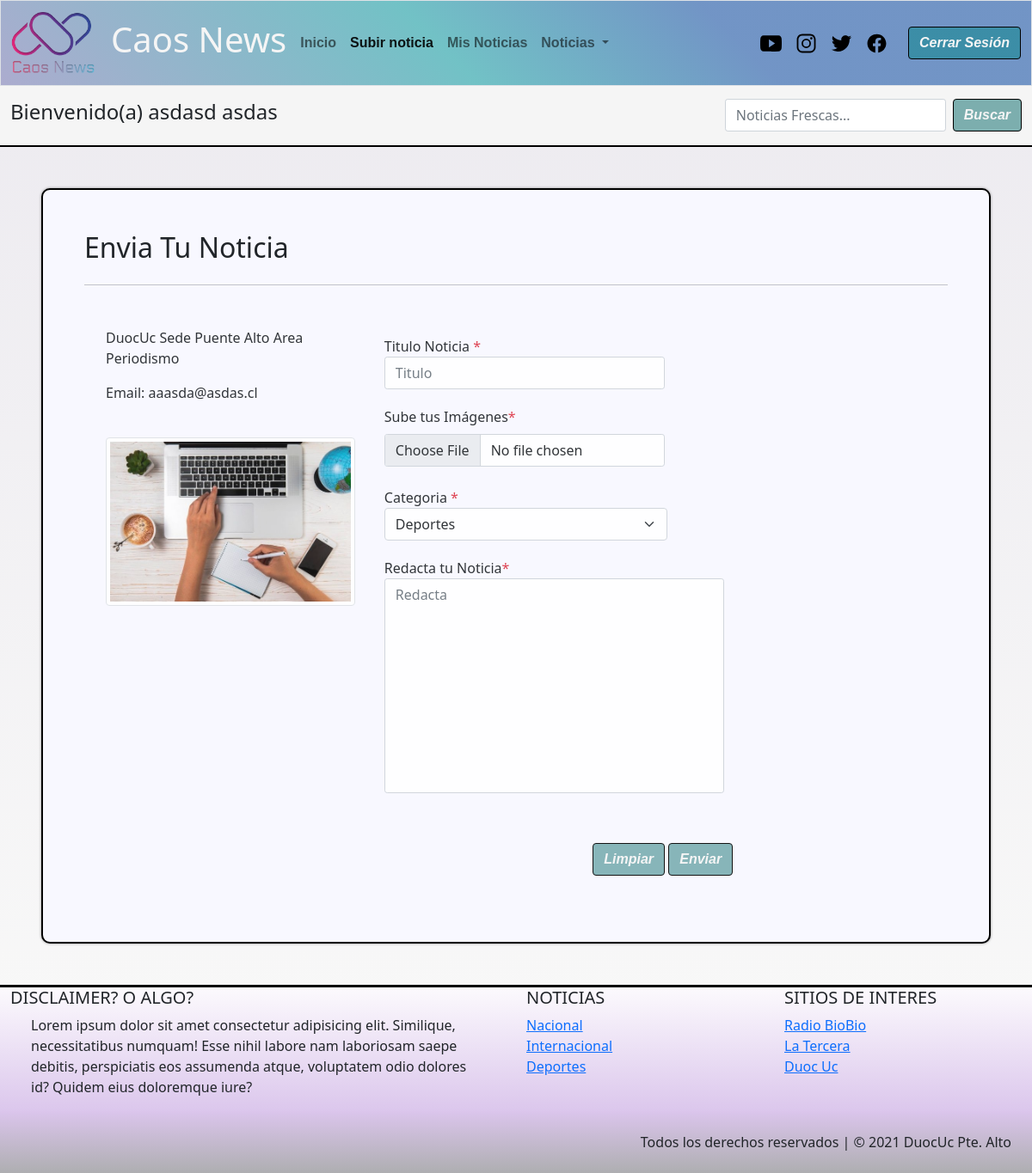
The page /enviar_noticia/ (signed in) on the database its author committed.
### caos_news/models.py (models this page shows, shortened)
class Categoria(models.Model):
    cod_catg = models.IntegerField(primary_key=True)
    nombre_catg = models.CharField(max_length=50)

### caos_news/views.py (the view, shortened to what this page needs)
# urls.py: path('enviar_noticia/',enviar_noti,name='enviar_n'),
@login_required(login_url='/Ingresar/')
def enviar_noti(request):
    mensaje=''
    cate_all = Categoria.objects.all()
    contexto = {"categorias": cate_all,"mensaje":mensaje}
    return render(request,"Agregar_noticia.html",contexto)

### caos_news/templates/Agregar_noticia.html (shortened to what this page needs)
{% extends 'base.html' %}
{% load static %}
{% block link_activos %}
<ul class="navbar-nav me-auto mb-2 mb-lg-0">
    <li class="nav-item">
        <a class="nav-link" aria-current="page" href="{% url 'index'%}">Inicio</a>
    </li>
    {% if user.is_authenticated %}
    <li class="nav-item ">
        <a class="nav-link active" href="{% url 'enviar_n' %}">Subir noticia</a>
    </li>
    <li class="nav-item">
        <a class="nav-link" href="{% url 'mis_notis' %}">Mis Noticias</a>
    </li>
    {% endif %}
    <li class="nav-item dropdown">
        <a class="nav-link dropdown-toggle" href="#" id="navbarDropdown" role="button" data-bs-toggle="dropdown"
            aria-expanded="false">
            Noticias
        </a>
    </li>
    {% endblock link_activos %}
    {% block contenido %}
    <main>
        <nav class="navbar sticky-top" id="barra-busqueda">
            <div class="container-fluid ">
                <span class="navbar-text">
                    {% if user.is_authenticated %}
                    <h4> Bienvenido(a) {{user.first_name}} {{user.last_name}} </h4>
                    {% else %}
                    <h4>Noticas Frescas</h4>
                    {% endif %}
                </span>
                <form class="d-flex" method="POST" action="{% url 'filter_d'%}">
                    <input class="form-control me-2" type="search" placeholder="Noticias Frescas..." name="txtbusqueda"
                        aria-label="Search">
                    <button id="boton" class="btn btn-outline" type="submit">Buscar</button>
                </form>
            </div>
        </nav>
        <section class="container-fluid p-5">
            <div class="container-fluid p-5 animate__animated animate__fadeInLeft" id="contact-box">
                <h2>Envia Tu Noticia</h2>
                <hr class=" my-4">
                <div class="row form-noti">
                    <div class="col-md-5">
                        <address>DuocUc Sede Puente Alto Area Periodismo</address>
                        {% if user.is_authenticated %}
                        <p>Email: {{user.email}}</p>
                        {% endif %}
                        <img src="{% static 'img/background/Formulario-Noticias_01.jpg' %}" class="img-thumbnail mt-4"
                            alt="">
                    </div>
                    <div class="col-md-7">
                        <form action="{% url 'enviar_n' %}" method="POST" enctype="multipart/form-data"
                            onsubmit="return validar_noticia(event)" name="enviar_noti">
                            <div class="form-group col-md-10">
                                <label class="font-weight-bold">Titulo Noticia <span id="nombre_span"
                                        class="text-danger">*</span></label>
                                <input id="txtnombre" type="text" class="form-control" id="for-input" name="txttitulo"
                                    placeholder="Titulo" oninput="validar_nombre()" required pattern="[A-Za-z].+"
                                    minlength="3" maxlength="25">
                            </div>
                            <div class="form-row mb-1">
                                <div class="form-group col-md-10">
                                    <label for="formFileMultiple" class="form-label">Sube tus Imágenes<span
                                            id="img_span1" class="text-danger">*</span></label>
                                    <input id="imgfile1" class="form-control" type="file" name="img_noti"
                                        accept="image/*" required>
                                </div>
                            </div>
                            <div class="form-group" style="width: 84.1%;">
                                <label class="font-weight-bold">Categoria <span class="text-danger"
                                        id="categoria_span">*</span></label>
                                <select id="txtcategoria" name="txtcategoria" class="form-select form-select"
                                    aria-label=".form-select-sm example" onclick="validar_categoria()" required>
                                    {% for x in categorias %}
                                    <option selected>{{x.nombre_catg}}</option>
                                    {% endfor %}
                                </select>
                            </div>
                            <div class="form-group mb-5">
                                <label class="font-weight-bold">Redacta tu Noticia<span id="noticia_span"
                                        class="text-danger">*</span></label>
                                <textarea id="txtnoticia" name="txtnoticia" class="form-control" name="contacto"
                                    placeholder="Redacta" style="resize: none; width: 100%; height: 250px;"
                                    oninput="validar_txt()" required></textarea>
                            </div>
                            <div class="text-end">
                                <button class="btn btn-outline width-100 col-btn-sm mb-1" type="reset"
                                    id="boton">Limpiar</button>
                                <button class="btn btn-outline width-100 col-btn-sm mb-1" type="submit" id="boton"
                                    onclick="validar_file()">Enviar</button>
                            </div>
                        </form>
                    </div>
        </section>
        {% endblock contenido %}
        {% block categorias %}
        {% for x in categorias %}
        <li><a href="{% url 'categ' x.nombre_catg %}">{{x.nombre_catg}}</a></li>
        {% endfor %}
        {% endblock categorias %}

### rows shown on the page
Categoria: nombre_catg "Nacional"
Categoria: nombre_catg "Internacional"
Categoria: nombre_catg "Deportes"

### other values the page prints
{{ user.first_name }} "asdasd"
{{ user.last_name }} "asdas"
{{ user.email }} "aaasda@asdas.cl"
form field txtcategoria "Deportes"
